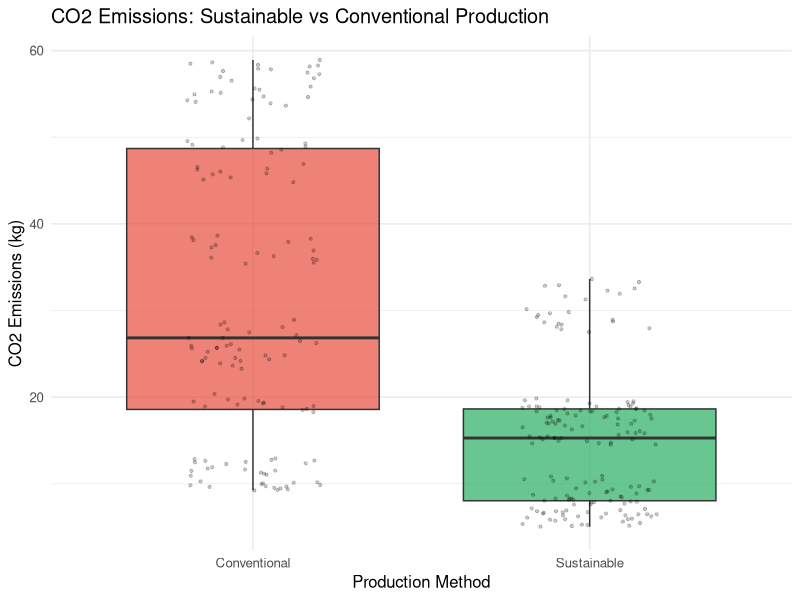
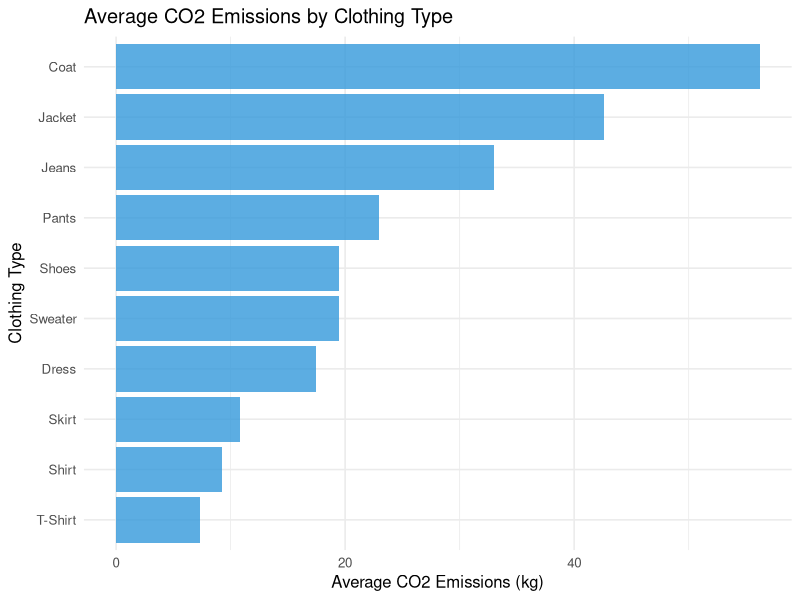
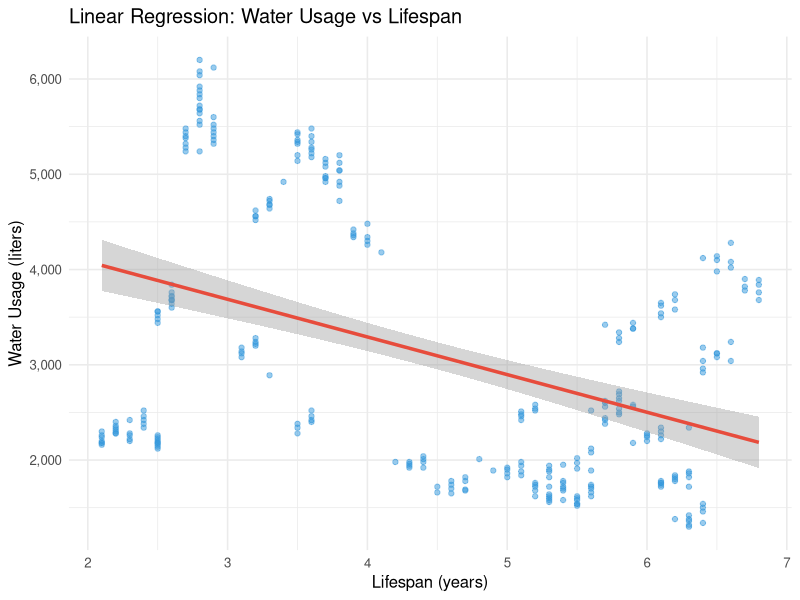

These charts were generated, in order, by the following R code:
## ---- chunk 1
knitr::opts_chunk$set(echo = TRUE, warning = FALSE, message = FALSE,
                      fig.width = 10, fig.height = 6, fig.align = 'center')
## ---- chunk 2
library(dplyr)
library(ggplot2)
library(tidyr)
library(readr)
library(knitr)
library(broom)
library(scales)
library(gridExtra)

# Set theme
theme_set(theme_minimal(base_size = 12))
## ---- chunk 3
# Load cleaned dataset
fashion_data <- read_csv("data/fashion_impact_cleaned.csv", show_col_types = FALSE)

# Convert to factors
fashion_data <- fashion_data %>%
  mutate(
    clothing_type = as.factor(clothing_type),
    material = as.factor(material),
    production_method = as.factor(production_method),
    sustainability_category = factor(sustainability_category,
                                    levels = c("Low Impact", "Medium Impact", "High Impact"))
  )

# Display dataset structure
cat(sprintf("Dataset: %d observations, %d variables\n",
            nrow(fashion_data), ncol(fashion_data)))
## ---- chunk 4
# Summary statistics
summary_stats <- fashion_data %>%
  select(co2_emissions_kg, water_usage_liters, lifespan_years,
         price_usd, recycled_content_pct) %>%
  summary()

kable(summary_stats, caption = "Summary Statistics of Key Variables")
## ---- chunk 5
production_counts <- table(fashion_data$production_method)
kable(as.data.frame(production_counts),
      col.names = c("Production Method", "Count"),
      caption = "Distribution of Production Methods")
## ---- chunk 6
impact_summary <- fashion_data %>%
  group_by(production_method) %>%
  summarise(
    `Mean CO2 (kg)` = round(mean(co2_emissions_kg), 2),
    `Mean Water (L)` = round(mean(water_usage_liters), 0),
    `Mean Lifespan (yrs)` = round(mean(lifespan_years), 2),
    `Mean Price ($)` = round(mean(price_usd), 2),
    Count = n()
  )

kable(impact_summary, caption = "Environmental Impact by Production Method")
## ---- chunk 7
sustainable_colors <- c("Conventional" = "#E74C3C", "Sustainable" = "#27AE60")

ggplot(fashion_data, aes(x = production_method, y = co2_emissions_kg,
                         fill = production_method)) +
  geom_boxplot(alpha = 0.7) +
  geom_jitter(width = 0.2, alpha = 0.2, size = 0.8) +
  scale_fill_manual(values = sustainable_colors) +
  labs(title = "CO2 Emissions: Sustainable vs Conventional Production",
       x = "Production Method",
       y = "CO2 Emissions (kg)") +
  theme(legend.position = "none")
## ---- chunk 8
type_summary <- fashion_data %>%
  group_by(clothing_type) %>%
  summarise(
    `Mean CO2 (kg)` = round(mean(co2_emissions_kg), 2),
    `Mean Water (L)` = round(mean(water_usage_liters), 0),
    `Mean Lifespan (yrs)` = round(mean(lifespan_years), 2),
    Count = n()
  ) %>%
  arrange(desc(`Mean CO2 (kg)`))

kable(type_summary, caption = "Environmental Impact by Clothing Type")
## ---- chunk 9
ggplot(type_summary, aes(x = reorder(clothing_type, `Mean CO2 (kg)`),
                         y = `Mean CO2 (kg)`)) +
  geom_bar(stat = "identity", fill = "#3498DB", alpha = 0.8) +
  coord_flip() +
  labs(title = "Average CO2 Emissions by Clothing Type",
       x = "Clothing Type",
       y = "Average CO2 Emissions (kg)")
## ---- chunk 10
# Calculate correlations
cor_vars <- fashion_data %>%
  select(co2_emissions_kg, water_usage_liters, lifespan_years,
         price_usd, recycled_content_pct)

cor_matrix <- cor(cor_vars, use = "complete.obs")
kable(round(cor_matrix, 3), caption = "Correlation Matrix")
## ---- chunk 11
cat(sprintf("CO2 and Water Usage: r = %.3f (strong positive correlation)\n",
            cor_matrix["co2_emissions_kg", "water_usage_liters"]))
cat(sprintf("Lifespan and CO2: r = %.3f\n",
            cor_matrix["lifespan_years", "co2_emissions_kg"]))
cat(sprintf("Price and Lifespan: r = %.3f\n",
            cor_matrix["price_usd", "lifespan_years"]))
## ---- chunk 12
t_test_co2 <- t.test(co2_emissions_kg ~ production_method,
                     data = fashion_data,
                     alternative = "less")

# Display results
cat("Two-Sample t-Test Results:\n")
cat(sprintf("t-statistic: %.3f\n", t_test_co2$statistic))
cat(sprintf("p-value: %.6f\n", t_test_co2$p.value))
cat(sprintf("95%% CI: [%.2f, %.2f]\n", t_test_co2$conf.int[1], t_test_co2$conf.int[2]))
cat(sprintf("\nConclusion: %s\n",
            ifelse(t_test_co2$p.value < 0.05,
                   "Reject H₀ - Sustainable production significantly reduces CO2",
                   "Fail to reject H₀")))
## ---- chunk 13
t_test_water <- t.test(water_usage_liters ~ production_method,
                       data = fashion_data,
                       alternative = "less")

cat("Two-Sample t-Test Results:\n")
cat(sprintf("t-statistic: %.3f\n", t_test_water$statistic))
cat(sprintf("p-value: %.6f\n", t_test_water$p.value))
cat(sprintf("\nConclusion: %s\n",
            ifelse(t_test_water$p.value < 0.05,
                   "Reject H₀ - Sustainable production significantly reduces water usage",
                   "Fail to reject H₀")))
## ---- chunk 14
anova_model <- aov(co2_emissions_kg ~ clothing_type, data = fashion_data)
anova_results <- summary(anova_model)

# Display ANOVA table
kable(tidy(anova_model), digits = 4,
      caption = "ANOVA: Clothing Type Impact on CO2 Emissions")

# Effect size
ss_treatment <- anova_results[[1]]["clothing_type", "Sum Sq"]
ss_total <- sum(anova_results[[1]][, "Sum Sq"])
eta_squared <- ss_treatment / ss_total

cat(sprintf("\nEta-squared: %.3f (%.1f%% of variance explained)\n",
            eta_squared, eta_squared * 100))
cat(sprintf("Conclusion: %s\n",
            ifelse(anova_results[[1]]["clothing_type", "Pr(>F)"] < 0.05,
                   "Reject H₀ - Clothing type significantly affects CO2 emissions",
                   "Fail to reject H₀")))
## ---- chunk 15
model1 <- lm(water_usage_liters ~ lifespan_years, data = fashion_data)

# Display model summary
kable(tidy(model1), digits = 4,
      caption = "Simple Linear Regression: Water Usage ~ Lifespan")

cat(sprintf("\nModel R²: %.4f\n", summary(model1)$r.squared))
cat(sprintf("Adjusted R²: %.4f\n", summary(model1)$adj.r.squared))
cat(sprintf("p-value: %.6f\n",
            pf(summary(model1)$fstatistic[1],
               summary(model1)$fstatistic[2],
               summary(model1)$fstatistic[3],
               lower.tail = FALSE)))
## ---- chunk 16
ggplot(fashion_data, aes(x = lifespan_years, y = water_usage_liters)) +
  geom_point(alpha = 0.5, color = "#3498DB") +
  geom_smooth(method = "lm", se = TRUE, color = "#E74C3C", linewidth = 1.2) +
  scale_y_continuous(labels = comma) +
  labs(title = "Linear Regression: Water Usage vs Lifespan",
       x = "Lifespan (years)",
       y = "Water Usage (liters)")
## ---- chunk 17
model2 <- lm(co2_emissions_kg ~ lifespan_years + production_method +
             price_usd + recycled_content_pct,
             data = fashion_data)

# Display model summary
kable(tidy(model2), digits = 4,
      caption = "Multiple Regression: CO2 Emissions")

cat(sprintf("\nModel R²: %.4f\n", summary(model2)$r.squared))
cat(sprintf("Adjusted R²: %.4f\n", summary(model2)$adj.r.squared))

# Display significant predictors
sig_predictors <- tidy(model2) %>%
  filter(p.value < 0.05) %>%
  select(term, estimate, p.value)

cat("\nSignificant Predictors (p < 0.05):\n")
print(kable(sig_predictors, digits = 4))
## ---- chunk 18
# Example predictions
pred_data <- data.frame(
  lifespan_years = c(3, 6, 3, 6),
  production_method = factor(c("Conventional", "Conventional",
                              "Sustainable", "Sustainable"),
                            levels = levels(fashion_data$production_method)),
  price_usd = c(50, 50, 50, 50),
  recycled_content_pct = c(10, 10, 40, 40)
)

predictions <- predict(model2, newdata = pred_data, interval = "confidence")
result <- cbind(pred_data, round(predictions, 2))

kable(result, caption = "Predicted CO2 Emissions for Different Scenarios")
## ---- chunk 19
conventional <- fashion_data %>%
  filter(production_method == "Conventional") %>%
  summarise(
    co2 = mean(co2_emissions_kg),
    water = mean(water_usage_liters),
    lifespan = mean(lifespan_years)
  )

sustainable <- fashion_data %>%
  filter(production_method == "Sustainable") %>%
  summarise(
    co2 = mean(co2_emissions_kg),
    water = mean(water_usage_liters),
    lifespan = mean(lifespan_years)
  )

cat("Environmental Impact Reductions (Sustainable vs Conventional):\n\n")
cat(sprintf("CO2 Reduction: %.1f%%\n", (1 - sustainable$co2/conventional$co2) * 100))
cat(sprintf("Water Reduction: %.1f%%\n", (1 - sustainable$water/conventional$water) * 100))
cat(sprintf("Lifespan Increase: %.1f%%\n", (sustainable$lifespan/conventional$lifespan - 1) * 100))
## ---- chunk 20
material_impact <- fashion_data %>%
  group_by(material) %>%
  summarise(
    `Mean CO2 (kg)` = round(mean(co2_emissions_kg), 2),
    `Mean Water (L)` = round(mean(water_usage_liters), 0),
    `Mean Impact Score` = round(mean(env_impact_score), 3),
    Count = n()
  ) %>%
  arrange(`Mean Impact Score`)

kable(head(material_impact, 5),
      caption = "Top 5 Most Sustainable Materials (by impact score)")
## ---- chunk 21
cost_benefit <- fashion_data %>%
  group_by(production_method) %>%
  summarise(
    `Avg Cost/Year ($)` = round(mean(cost_per_year), 2),
    `Avg Impact Score` = round(mean(env_impact_score), 3),
    `Value Ratio` = round(mean(env_impact_score) / mean(cost_per_year), 4)
  )

kable(cost_benefit, caption = "Cost-Benefit Analysis by Production Method")
